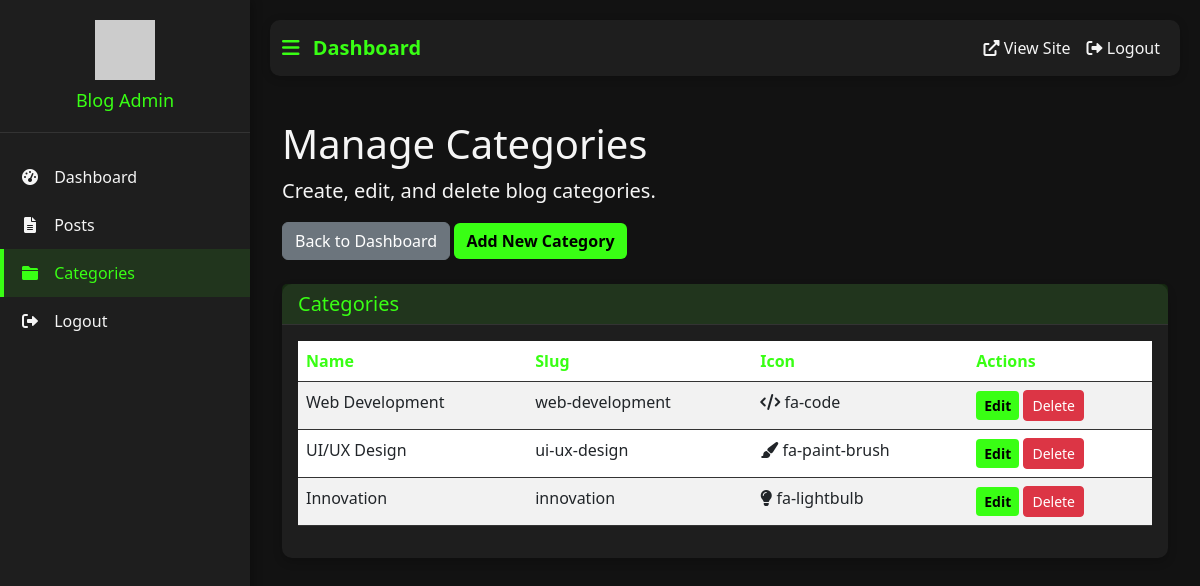
Page /admin/categories (signed in) on the committed database.
### app.py (models this page shows, shortened)
class Category(db.Model):
    id = db.Column(db.Integer, primary_key=True)
    name = db.Column(db.String(50), unique=True, nullable=False)
    slug = db.Column(db.String(50), unique=True, nullable=False)
    icon = db.Column(db.String(50), nullable=True)
    posts = db.relationship('Post', backref='category', lazy=True)

### app.py (the view)
@app.route('/admin/categories')
@login_required
def admin_categories():
    categories = Category.query.all()
    return render_template('admin/categories.html', categories=categories)

### app.py (called while the page is built)
@login_manager.user_loader
def load_user(user_id):
    return User.query.get(int(user_id))

### templates/admin/categories.html (shortened to what this page needs)
{% extends 'admin/base.html' %}
{% block content %}
<div class="container-fluid">
    <div class="row">
        <div class="col-md-12">
            <h1 class="mt-4">Manage Categories</h1>
            <p class="lead">Create, edit, and delete blog categories.</p>
            <div class="mb-4">
                <a href="{{ url_for('admin_dashboard') }}" class="btn btn-secondary">Back to Dashboard</a>
                <a href="{{ url_for('admin_categories_new') }}" class="btn btn-primary">Add New Category</a>
            </div>
            <div class="card">
                <div class="card-header">
                    <h5 class="mb-0">Categories</h5>
                </div>
                <div class="card-body">
                    <div class="table-responsive">
                        <table class="table table-striped">
                            <thead>
                                <tr>
                                    <th>Name</th>
                                    <th>Slug</th>
                                    <th>Icon</th>
                                    <th>Actions</th>
                                </tr>
                            </thead>
                            <tbody>
                                {% for category in categories %}
                                <tr>
                                    <td>{{ category.name }}</td>
                                    <td>{{ category.slug }}</td>
                                    <td><i class="fa {{ category.icon }}"></i> {{ category.icon }}</td>
                                    <td>
                                        <a href="{{ url_for('admin_categories_edit', id=category.id) }}" class="btn btn-sm btn-primary">Edit</a>
                                        <form action="{{ url_for('admin_categories_delete', id=category.id) }}" method="post" class="d-inline">
                                            <button type="submit" class="btn btn-sm btn-danger" onclick="return confirm('Are you sure you want to delete this category?')">Delete</button>
                                        </form>
                                    </td>
                                </tr>
                                {% endfor %}
                            </tbody>
                        </table>
                    </div>
                </div>
            </div>
        </div>
    </div>
</div>
{% endblock %}

### templates/admin/base.html (style rules this page uses)
:root { --primary-color: #39ff14; --dark-bg: #121212; --darker-bg: #1e1e1e; --light-text: #f5f5f5; --sidebar-width: 250px; }
body { background-color: var(--dark-bg); color: var(--light-text); font-family: 'Segoe UI', Tahoma, Geneva, Verdana, sans-serif; min-height: 100vh; display: flex; }
.card { background-color: var(--darker-bg); border: none; border-radius: 10px; box-shadow: 0 4px 10px rgba(0, 0, 0, 0.2); margin-bottom: 20px; }
.card-header { background-color: rgba(57, 255, 20, 0.1); color: var(--primary-color); font-weight: 600; border-bottom: 1px solid #333; }
.btn-primary { background-color: var(--primary-color); border: none; color: #000; font-weight: 600; }
.table { color: var(--light-text); }
.table thead th { border-color: #333; color: var(--primary-color); }
.table tbody td { border-color: #333; }

### rows in the picture
Category: name "Web Development", slug "web-development", icon "fa-code"
Category: name "UI/UX Design", slug "ui-ux-design", icon "fa-paint-brush"
Category: name "Innovation", slug "innovation", icon "fa-lightbulb"
